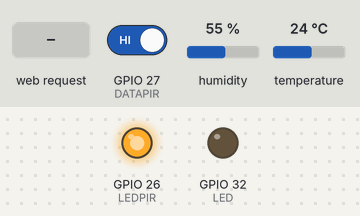
This sketch was run on a simulated ESP32. On the bench: output pins drawn as LEDs (lit = HIGH). The test bench sets the inputs (shaded band); at power-on: GPIO 27 (DATAPIR) HIGH, humidity 55 %, temperature 24 °C. WiFi joins after 1.5 s; servers stay silent unless stated; what the sketch prints to the serial monitor is not drawn.

Above: at 2.7 s.
2.8 s: HTTP request GET /ledon received
At 4.0 s:
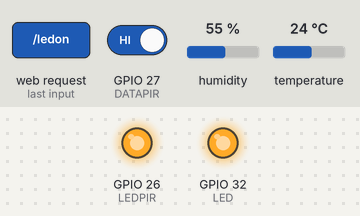
4.3 s: GPIO 27 (DATAPIR) driven LOW
At 5.5 s:
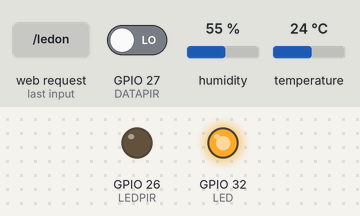
5.8 s: GPIO 27 (DATAPIR) driven HIGH
At 6.8 s:
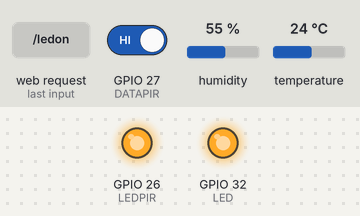
7.3 s: HTTP request GET /ledoff received
At 7.6 s:
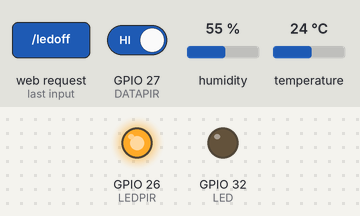
Timing chart, 0 to 9.8 s (numbered marks = the images above; inputs shaded):
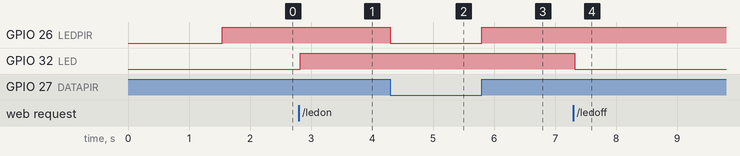

Measured:
- after the input at 2.8 s, GPIO 32 (LED): LOW → HIGH at once
- after the input at 4.3 s, GPIO 26 (LEDPIR): HIGH → LOW at once
- after the input at 5.8 s, GPIO 26 (LEDPIR): LOW → HIGH at once
- after the input at 7.3 s, GPIO 32 (LED): HIGH → LOW at once

The sketch:

led_dht_pir.ino
```cpp
#include <WiFi.h>
#include "DHT.h"

// Constante para definir rede a ser conectada
const char* ssid = "RouterTest";
const char* password = "routertest";

// Define um IP estático
IPAddress local_IP(192, 168, 0, 150);
IPAddress gateway(192, 168, 0, 1);
IPAddress subnet(255, 255, 255, 0);
WiFiServer server(80);

#define LED 32            // Led interruptor no pino 32
#define DHTPIN 4          // Define o pino de dados do sensor DHT11
#define DHTTYPE DHT11     // Define o tipo de sensor
DHT dht(DHTPIN, DHTTYPE); // Habilita o sensor DHT
#define LEDPIR 26         // Led do sensor de presença
#define DATAPIR 27        // Define o pino de dados do sensor PIR

int presenca = 0;
String estado = "";
int wait30 = 30000; // timer usado em caso de desconexões.

void setup() {
  Serial.begin(9600);

  // Define os modos dos pinos utlizados
  pinMode(LED, OUTPUT);
  pinMode(LEDPIR, OUTPUT);
  pinMode(DATAPIR, INPUT);

  // Inicializa o sensor DHT
  dht.begin();

  // Configura o IP estático
  if (!WiFi.config(local_IP, gateway, subnet)) {
    Serial.println("Erro em configurar a rede.");
  }

  // Conecta a rede WI-FI
  Serial.println();
  Serial.print("Conectando-se com rede: ");
  Serial.println(ssid);

  WiFi.begin(ssid, password);

  while (WiFi.status() != WL_CONNECTED) {
    delay(500);
    Serial.print(".");
  }
  Serial.println("Conectado a rede WiFi.");

  // Inicia o servidor web
  server.begin();
  Serial.println("Servidor Web iniciado.");

  // Mostra o IP do microcontrolador na serial
  Serial.print("IP para se conectar ao servidor web: ");
  Serial.print("http://");
  Serial.println(WiFi.localIP());
}

void loop() {

  presenca = digitalRead(DATAPIR); // Le o valor do sensor PIR
  if (presenca == LOW)  // Sem movimento, mantem desligado o led
  {
    digitalWrite(LEDPIR, LOW);
  } else { // Caso seja detectado um movimento liga o led
    digitalWrite(LEDPIR, HIGH);
  }

  // Se desconectado da rede, tenta reconectar a cada 30 segundos
  if ((WiFi.status() != WL_CONNECTED) && (millis() > wait30)) {
    Serial.println("Tentando reconectar a rede Wi-Fi...");
    WiFi.disconnect();
    WiFi.begin(ssid, password);
    wait30 = millis() + 30000;
  }
  // Confere se o cliente se conectou
  WiFiClient client = server.available();
  if (!client) {
    return;
  }

  Serial.print("Novo Cliente: ");
  Serial.println(client.remoteIP());

  // Espera que o cliente envie alguns dados
  while (!client.available()) {
    delay(1);
  }

  // Le as informações enviadas pelo cliente.
  String req = client.readStringUntil('\r');
  Serial.println(req);

  // Leitura dos dados do sensor DHT
  // Humidade (%)
  float h = dht.readHumidity();
  String humi = String(h, 2);
  // Temperatura (Celsius)
  float t = dht.readTemperature();
  String temp = String(t, 2);

  if (isnan(h) || isnan(t)) {
    Serial.println(F("Falha ao capturar dados do sensor DHT!"));
    return;
  }

  // Faz o pedido do cliente de acordo com o solicitado
  if (req.indexOf("ledon") != -1) {
    digitalWrite(LED, HIGH); // liga o led
    estado = "LED Ligado";
  }
  if (req.indexOf("ledoff") != -1) {
    digitalWrite(LED, LOW); // desliga o led
    estado = "LED desligado";
  }

  //Cria uma pagina web com os dados que são atraves da rede,
  //para o app, onde são tratados da forma correta
  /////////////////////////////
  // Página WEB. //////////////
  client.println("HTTP/1.1 200 OK");
  client.println("Content-Type: text/html");
  client.println("");

  client.print(estado);
  client.print(",");
  client.print(temp);
  client.print(",");
  client.print(humi);
  client.print(",");
  client.print(presenca);

  client.stop();
  delay(1);
}
```
